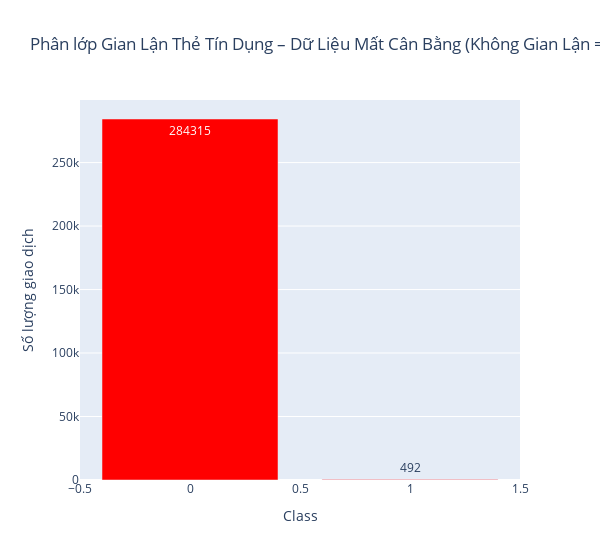

This figure's notebook cell:
### Markdown cell above
## <a id="43">Kiểm tra mức độ mất cân bằng</a>

### Code cell
temp = data_df["Class"].value_counts()
df = pd.DataFrame({'Class': temp.index,'values': temp.values})

trace = go.Bar(
    x = df['Class'],y = df['values'],
    name="Phân lớp gian lận thẻ tín dụng – dữ liệu mất cân bằng (Không gian lận = 0, Gian lận = 1)",
    marker=dict(color="Red"),
    text=df['values']
)
data = [trace]
layout = dict(title = 'Phân lớp Gian Lận Thẻ Tín Dụng – Dữ Liệu Mất Cân Bằng (Không Gian Lận = 0, Gian Lận = 1)',
          xaxis = dict(title = 'Class', showticklabels=True), 
          yaxis = dict(title = 'Số lượng giao dịch'),
          hovermode = 'closest',width=600
         )
fig = dict(data=data, layout=layout)
iplot(fig, filename='class')

### Figure 1 — Plotly figure (JSON) as saved in the notebook; plotly's stock layout.template omitted (floating-point values rounded to 4 significant figures)
{"data": [{"marker": {"color": "Red"}, "name": "Phân lớp gian lận thẻ tín dụng – dữ liệu mất cân bằng (Không gian lận = 0, Gian lận = 1)", "text": [284315, 492], "x": [0, 1], "y": [284315, 492], "type": "bar"}], "layout": {"hovermode": "closest", "title": {"text": "Phân lớp Gian Lận Thẻ Tín Dụng – Dữ Liệu Mất Cân Bằng (Không Gian Lận = 0, Gian Lận = 1)"}, "width": 600, "xaxis": {"showticklabels": true, "title": {"text": "Class"}}, "yaxis": {"title": {"text": "Số lượng giao dịch"}}}}
